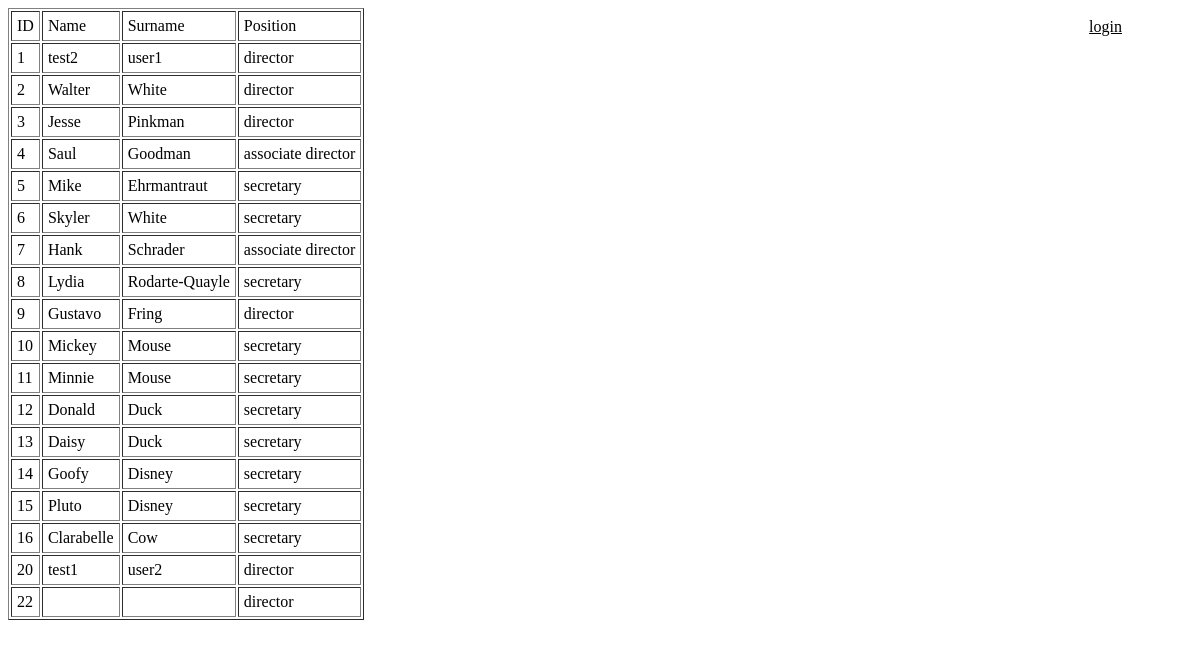
The page / on the database its author committed.
### entry/models.py (models this page shows, shortened)
class User(AbstractUser):
	POSITION_CHOICES = {
        ('secretary', 'Secretary'),
        ('associate director', 'Associate Director'),
        ('director', 'Director'),
    }
	position = models.CharField(max_length = 150, choices = POSITION_CHOICES, default='secretary')
	address = models.CharField(max_length = 50, default='')
	phone = models.CharField(max_length = 14, default='')

### entry/views.py (the view)
# urls.py: re_path(r'^$', views.MainView.as_view()),
class MainView(TemplateView):
	template_name = "main_entry.html"
	def get(self, request):
			users = User.objects.all()
			ctx = {}
			ctx['users'] = users
			return render(request, self.template_name, ctx)

### entry/templates/main_entry.html (shortened to what this page needs)
{% load static %}
<!DOCTYPE html>
<html>
<head>
{% if user.is_authenticated %}
<a href="logout">logout ({{user.username}})</a>
{% else %}
<a href="login">login</a>
{% endif %}
{% if user.is_authenticated == False %}
		<table border="1" cellpadding="5px">
		    <tr>
		        <td>ID</td>
		        <td>Name</td>
		        <td>Surname</td>
		        <td>Position</td>
		    </tr>
		    {% for user in users %}
		    <tr>
		        <td>{{user.pk}}</td>
		        <td>{{user.first_name}}</td>
		        <td>{{user.last_name}}</td>
		        <td>{{user.position}}</td>
		    </tr>
		    {% endfor %}
		</table>
{% endif %}
</body>
</html>

### entry/templates/main_entry.html (style rules this page uses)
a { display: block; float: right; margin-right: 20px; padding: 10px 50px; color: black; font-size: 16px; }

### rows shown on the page
User: pk "1", first_name "test2", last_name "user1", position "director"
User: pk "2", first_name "Walter", last_name "White", position "director"
User: pk "3", first_name "Jesse", last_name "Pinkman", position "director"
User: pk "4", first_name "Saul", last_name "Goodman", position "associate director"
User: pk "5", first_name "Mike", last_name "Ehrmantraut", position "secretary"
User: pk "6", first_name "Skyler", last_name "White", position "secretary"
User: pk "7", first_name "Hank", last_name "Schrader", position "associate director"
User: pk "8", first_name "Lydia", last_name "Rodarte-Quayle", position "secretary"
User: pk "9", first_name "Gustavo", last_name "Fring", position "director"
User: pk "10", first_name "Mickey", last_name "Mouse", position "secretary"
User: pk "11", first_name "Minnie", last_name "Mouse", position "secretary"
User: pk "12", first_name "Donald", last_name "Duck", position "secretary"
User: pk "13", first_name "Daisy", last_name "Duck", position "secretary"
User: pk "14", first_name "Goofy", last_name "Disney", position "secretary"
User: pk "15", first_name "Pluto", last_name "Disney", position "secretary"
User: pk "16", first_name "Clarabelle", last_name "Cow", position "secretary"
User: pk "20", first_name "test1", last_name "user2", position "director"
User: pk "22", position "director"
